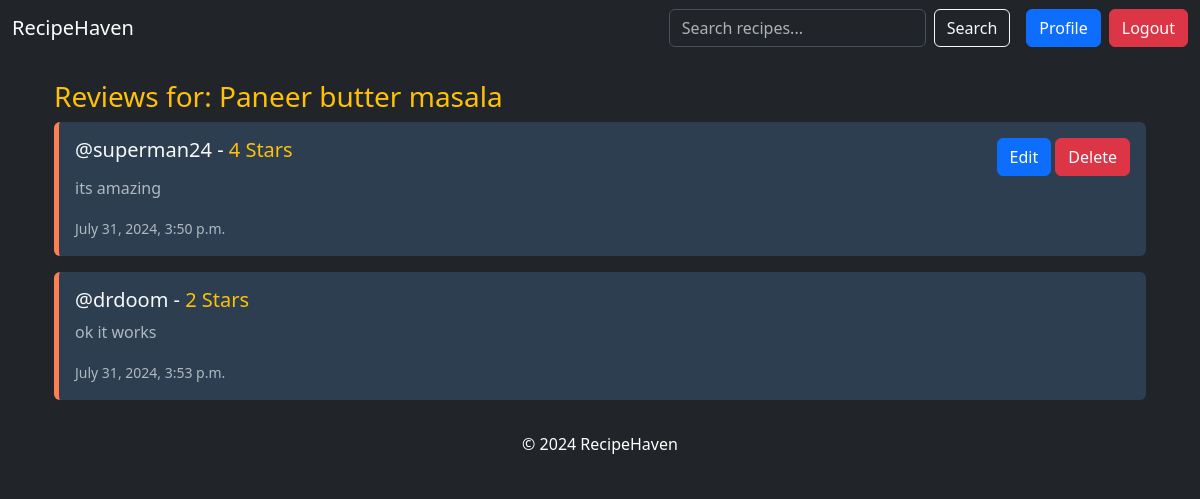
Screenshot of /1/create_review/ (signed in) with the database file from the repository.
### recipes/models.py (models this page shows, shortened)
class Recipe(models.Model):
    CATEGORY_CHOICES = [
        ("vegetarian", "Vegetarian"),
        ("non-vegetarian", "Non-Vegetarian"),
    ]
    user = models.ForeignKey(User, on_delete=models.CASCADE)
    title = models.TextField(max_length=70)
    description = models.TextField(max_length=220)
    ingredients = models.TextField(max_length=350)
    steps_to_cook = models.TextField(max_length=700)
    photo = models.ImageField(upload_to="photos/", blank=True, null=True)
    category = models.CharField(
        max_length=20, choices=CATEGORY_CHOICES, default="vegetarian"
    )
    created_at = models.DateTimeField(auto_now_add=True)
    updated_at = models.DateTimeField(auto_now=True)

class Review(models.Model):
    RATING_CHOICES = [
        (1, "1 Star"),
        (2, "2 Stars"),
        (3, "3 Stars"),
        (4, "4 Stars"),
        (5, "5 Stars"),
    ]
    user = models.ForeignKey(User, on_delete=models.CASCADE)
    recipe = models.ForeignKey(Recipe, on_delete=models.CASCADE)
    rating = models.IntegerField(choices=RATING_CHOICES, default=1)
    comment = models.TextField(max_length=240)
    created_at = models.DateTimeField(auto_now_add=True)
    updated_at = models.DateTimeField(auto_now=True)
    class Meta:
        unique_together = ("recipe", "user")

### recipes/views.py (the view)
# urls.py: path("<int:recipe_id>/create_review/", views.create_review, name="create_review"),
@login_required
def create_review(request, recipe_id):
    recipe = get_object_or_404(Recipe, pk=recipe_id)
    review_list = Review.objects.filter(recipe=recipe)
    user_review_exists = review_list.filter(user=request.user).exists()
    if request.method == "POST":
        form = ReviewForm(request.POST)
        if form.is_valid():
            review = form.save(commit=False)
            review.recipe = recipe
            review.user = request.user
            review.save()
            return render(request, "recipe/recipe_detail.html", {"recipe": recipe})
    else:
        form = ReviewForm()
    return render(
        request,
        "reviews/review_form.html",
        {
            "recipe": recipe,
            "form": form,
            "review_list": review_list,
            "user_review_exists": user_review_exists,
        },
    )

### recipes/forms.py
class ReviewForm(forms.ModelForm):
    class Meta:
        model = Review
        fields = ["rating", "comment"]
        widgets = {
            "rating": forms.Select(
                attrs={
                    "class": "form-control",
                }
            ),
            "comment": forms.Textarea(
                attrs={
                    "placeholder": "Enter Comment here",
                    "class": "form-control w-100",
                    "style": "height: 110px;",
                }
            ),
        }

### recipes/templates/reviews/review_form.html (shortened to what this page needs)
{% extends "layout.html" %}
{% block content %}
<div class="container">
    <h3 class="mt-4 text-warning">Reviews for: {{ recipe.title }}</h3>
    {% if review_list %}
        {% for review in review_list %}
            <div class="review mb-3 p-3 rounded" style="background-color: #2c3e50; border-left: 5px solid #ff7f50;">
               <div class="d-flex justify-content-between">
                    <h5 class="text-light">@{{ review.user.username }} - <span class="text-warning">{{ review.rating }} Stars</span>                     </h5>
                    {% if review.user == user %}
                        <div>
                            <a href="{% url 'edit_review' review.id %}" class="btn btn-primary">Edit</a>
                            <a href="{% url 'delete_review' review.id %}" class="btn btn-danger">Delete</a>
                        </div>
                    {% endif %}
                </div>
                <p class="text-muted">{{ review.comment }}</p>
                <small class="text-muted">{{ review.created_at|date:"F j, Y, g:i a" }}</small>
            </div>
        {% endfor %}
    {% else %}
        <p class="text-muted">No reviews yet.</p>
    {% endif %}
</div>
{% endblock %}

### rows the page displays
Recipe: title "Paneer butter masala"
Review: user.username "superman24", rating "4", shows "Edit", comment "its amazing", created_at "July 31, 2024, 3:50 p.m."
Review: user.username "drdoom", rating "2", comment "ok it works", created_at "July 31, 2024, 3:53 p.m."
